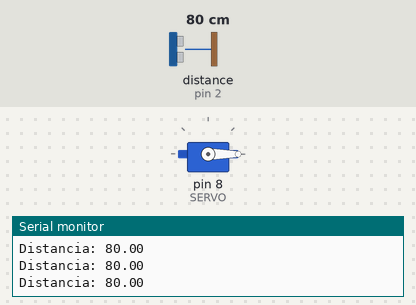
Bench run of a sketch on a simulated Arduino Uno, built with avr-gcc and run on an emulated ATmega328P. Shown: servo, the last lines printed to the serial monitor. The inputs (shaded band) are chosen by the test bench; at power-on: distance to the obstacle (sensor on pin 2) 80 cm. The echo pulse lasts 58.3 µs per cm.

Above: at 1.2 s.
1.3 s: distance to the obstacle (sensor on pin 2) set to 21 cm
2.8 s: distance to the obstacle (sensor on pin 2) set to 18 cm
At 3.32 s:
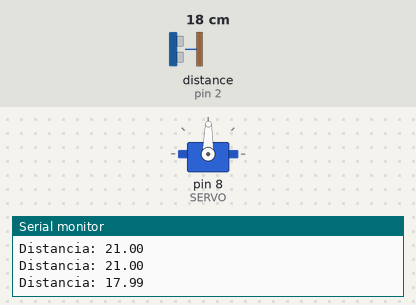
At 3.92 s:
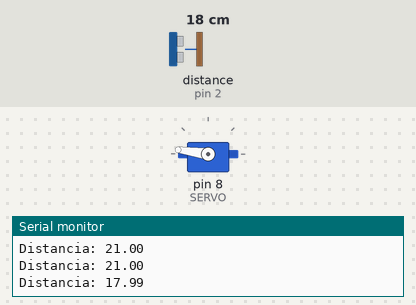
Timing chart, 0 to 11.8 s (numbered marks = the images above; inputs shaded):
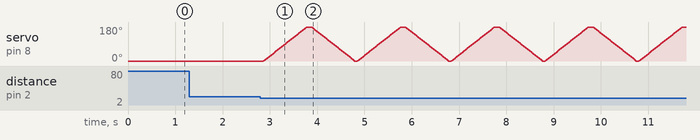

Measured:
- the behaviour switches between 20 and 19 cm on distance to the obstacle (sensor on pin 2) (found by bisection; images 0 and 1)

The sketch:

READING-HC-SR04.ino
```cpp
    //**SERVO MOTOR SG90**
#include <Servo.h> //Including the SERVO lib
#define SERVO 8 //8th port setted for SERVO module
Servo s; //Calling Servo as s for it's reading
int pos; // Servo Position

    //**SENSOR HC-SR04**
#include <Ultrasonic.h> //HC-SR04 Arduino sensor lib --> Add the lib using the zip file "Ultrasonic-master"
#define TRIGGER_PIN  3 //Trigger defined as the 3rd port, you can choose another one if you want
#define ECHO_PIN     2 //Echo defined as the 2nc port, you can choose another one if you want
Ultrasonic ultrasonic(TRIGGER_PIN, ECHO_PIN);//Setting the sensor values for arduino (lib Ultrasonic.h code, search about the lib you're using)


void setup() {
    //**SERVO**
    s.attach(SERVO); //Defining servo reading of position
    Serial.begin(9600);
    s.write(0); //SERVO starts at position 0

}

void loop() {


    //**SENSOR**
  float cmMsec, inMsec;
  long microsec = ultrasonic.timing();
  cmMsec = ultrasonic.convert(microsec, Ultrasonic::CM);//cmMsec will read the distance in Centimeters
  inMsec = ultrasonic.convert(microsec, Ultrasonic::IN);//inMsec will read the distance in Inches
  Serial.print("Distancia: "); //The message is in portuguese and it means "Distance"
  Serial.println(cmMsec);//Here you can use inMsec instead of cmMsec for distance in inches
  //**SERVO**
  delay(50);
  if(cmMsec<20){
    for(pos=0;pos<180;pos++){//SERVO increases its position even 180° (that's the limit of SG90 model)
      s.write(pos);
      delay(5); //delay it's used because it decreases the precision of the angle/movement if it goes too fast in each angle
    }
    delay(100);
    for(pos=180;pos>=0;pos--){//it returns to the original position
      s.write(pos);
      delay(5); //delay it's used because it decreases the precision of the angle/movement if it goes too fast in each angle
    }
  }
}
```
